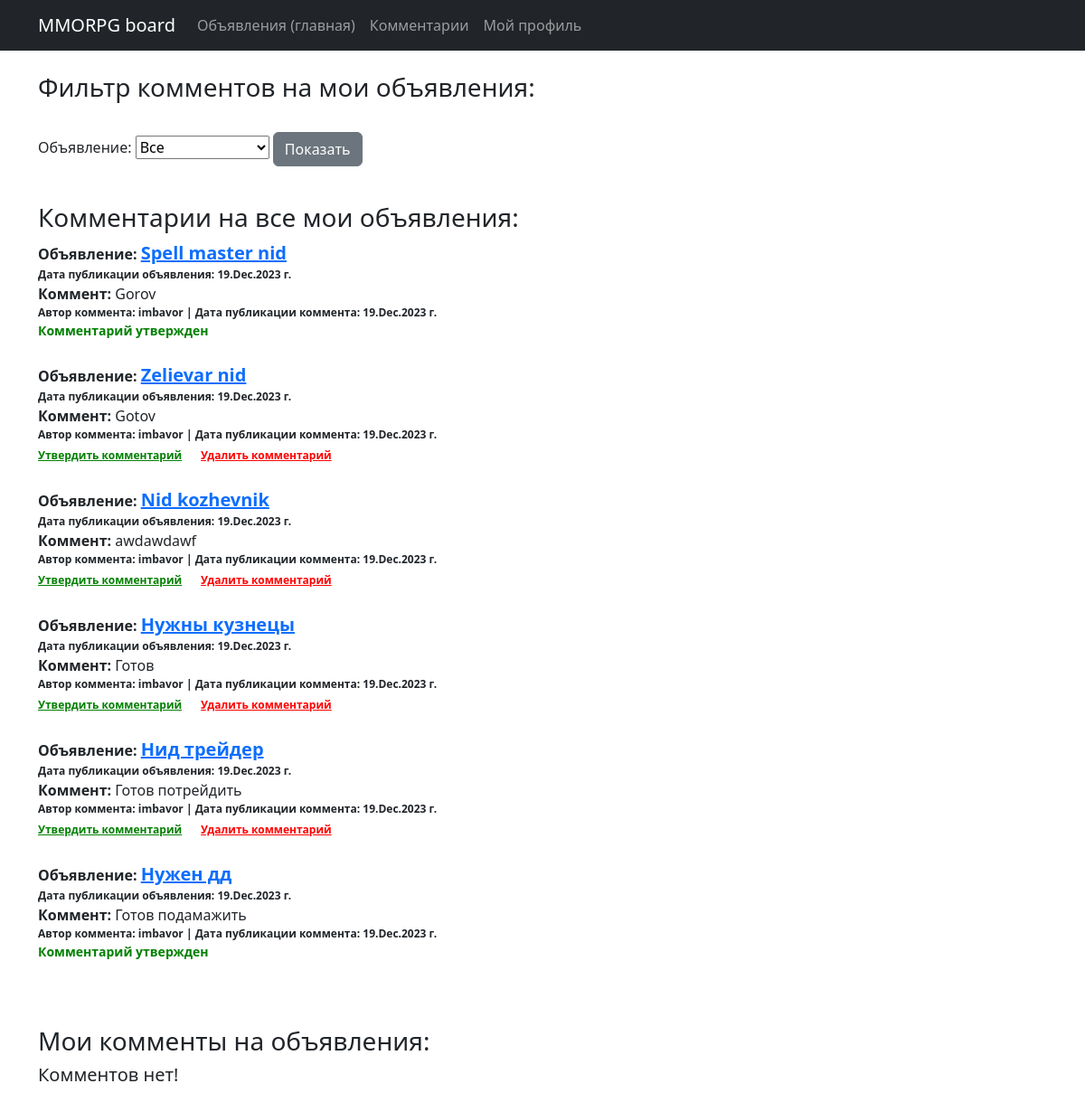
The app's page /comments (signed in) with its own data.
### board/models.py (models this page shows, shortened)
class Comment(models.Model):
    author = models.ForeignKey(User, on_delete=models.CASCADE)
    advertisement = models.ForeignKey(Advertisement, on_delete=models.CASCADE)
    time_create = models.DateTimeField(auto_now_add=True)
    text = models.TextField(verbose_name='Текст')
    moderation = models.BooleanField(default=False)

class Advertisement(models.Model):
    author = models.ForeignKey(User, on_delete=models.CASCADE)
    category = models.CharField(max_length=15, choices=categories, verbose_name='Категория')
    time_create = models.DateTimeField(auto_now_add=True)
    title = models.CharField(max_length=100, verbose_name='Заголовок')
    content = RichTextField()

### board/views.py (the view, shortened to what this page needs)
# urls.py: path('comments', Comments.as_view(), name='comments'),
class Comments(LoginRequiredMixin, ListView):
    model = Comment
    template_name = 'comments.html'
    context_object_name = 'comments'
    def get_context_data(self, **kwargs):
        context = super(Comments, self).get_context_data(**kwargs)
        global title
        if self.kwargs.get('pk') and Advertisement.objects.filter(id=self.kwargs.get('pk')).exists():
            title = str(Advertisement.objects.get(id=self.kwargs.get('pk')).title)
            print(title)
        context['form'] = CommentFilterForm(self.request.user, initial={'title': title})
        context['title'] = title
        if title:
            advertisement_id = Advertisement.objects.get(title=title)
            context['filter_comments'] = list(Comment.objects.filter(advertisement_id=advertisement_id).order_by('-time_create'))
            context['comment_advertisement_id'] = advertisement_id.id
        else:
            context['filter_comments'] = list(Comment.objects.filter(advertisement_id__author_id=self.request.user).order_by('-time_create'))
        context['mycomments'] = list(Comment.objects.filter(author_id=self.request.user).order_by('-time_create'))
        return context

### board/forms.py
class CommentFilterForm(forms.Form):
    def __init__(self, user, *args, **kwargs):
        super(CommentFilterForm, self).__init__(*args, **kwargs)
        self.fields['title'] = forms.ModelChoiceField(
            label='Объявление',
            queryset=Advertisement.objects.filter(author_id=user.id).order_by('-time_create').values_list('title', flat=True),
            empty_label="Все",
            required=False
        )

### templates/comments.html (shortened to what this page needs)
{% extends 'default.html' %}
{% block content %}
    <br>
    <h3>Фильтр комментов на мои объявления:</h3><br>
	<form method="POST">
        {{ form }}
		<input class="btn btn-secondary" type="submit" value="Показать">
	</form><br>
    {% if title %}
        <h3>Комменты на мое объявление</h3>
        <a href="/advertisement/{{ comment_post_id }}" style="font-size: 20px;"><b>{{ title }}:</b></a><br>
        {% if filter_comments %}
            {% for comment in filter_comments %}
                <a><b>Отклик: </b></a>{{ comment.text }}<br>
                <span style="font-size: 12px;"><b>Автор отклика: {{ comment.author.username }} |
                    дата публикации отклика: {{ comment.time_create|date:'d.M.Y' }} г.</b></span><br>
                {% if comment.moderation == False %}
                    <a href="/comment/accept/{{ comment.id }}" style="font-size: 12px; color:green"><b>Утвердить комментарий</b></a>
                    <a>&nbsp;&nbsp;&nbsp;</a>
                    <a href="/comment/delete/{{ comment.id }}" style="font-size: 12px; color:red"><b>Удалить комментарий</b></a>
                {% else %}
                    <a style="font-size: 14px; color:green"><b>Комментарий утвержден</b></a>
                {% endif %}
                <br><br>
            {% endfor %}
        {% else %}
            <br>
            <h5>Комментариев нет!</h5>
        {% endif %}
    {% else %}
        <h3>Комментарии на все мои объявления:</h3>
        {% if filter_comments %}
            {% for comment in filter_comments %}
                <a><b>Объявление:</b></a>
                <a href="/advertisement/{{ comment.advertisement_id }}" style="font-size: 20px;"><b>{{ comment.advertisement.title }}</b></a><br>
                <span style="font-size: 12px;"><b>Дата публикации объявления: {{ comment.advertisement.time_create|date:'d.M.Y' }} г.</b>
                </span><br>
                <a><b>Коммент: </b></a>{{ comment.text }}<br>
                <span style="font-size: 12px;"><b>Автор коммента: {{ comment.author.username }} |
                    Дата публикации коммента: {{ comment.time_create|date:'d.M.Y' }} г.</b></span><br>
                {% if comment.moderation == False %}
                    <a href="/comment/accept/{{ comment.id }}" style="font-size: 12px; color:green"><b>Утвердить комментарий</b></a>
                    <a>&nbsp;&nbsp;&nbsp;</a>
                    <a href="/comment/delete/{{ comment.id }}" style="font-size: 12px; color:red"><b>Удалить комментарий</b></a>
                {% else %}
                    <a style="font-size: 14px; color:green"><b>Комментарий утвержден</b></a>
                {% endif %}
                <br><br>
            {% endfor %}
        {% else %}
            <h5>Комментов нет!</h5>
        {% endif %}
    {% endif %}
    <br><br>
    <h3>Мои комменты на объявления:</h3>
    {% if mycomments %}
        {% for comment in mycomments %}
            <a><b>Объявление:</b></a>
            <a href="/advertisement/{{ comment.advertisement_id }}" style="font-size: 20px;"><b>{{ comment.advertisement.title }}</b></a><br>
            <span style="font-size: 12px;"><b>Автор объявления:  {{ comment.advertisement.author.username }} |
                Дата публикации объявления: {{ comment.advertisement.time_create|date:'d.M.Y' }} г.</b></span><br>
            <a><b>Мой коммент:</b></a>
            {{ comment.text }}<br>
            <span style="font-size: 12px;"><b>Дата публикации коммента: {{ comment.time_create|date:'d.M.Y' }} г.</b></span><br>
            {% if comment.moderation == True %}
                <a style="font-size: 14px; color:green"><b>Автор объявления утвердил комментарий!</b></a>
            {% else %}
                <a style="font-size: 14px; color:red"><b>Автор объявления пока не утвердил комментарий!</b></a>
            {% endif %}
        <br><br>
        {% endfor %}
    {% else %}
        <h5>Комментов нет!</h5>
    {% endif %}
{% endblock content %}

### records on screen
Comment: advertisement "Spell master nid", advertisement.time_create "19.Dec.2023", text "Gorov", author.username "imbavor", time_create "19.Dec.2023", moderation "Комментарий утвержден"
Comment: advertisement "Zelievar nid", advertisement.time_create "19.Dec.2023", text "Gotov", author.username "imbavor", time_create "19.Dec.2023"
Comment: advertisement "Nid kozhevnik", advertisement.time_create "19.Dec.2023", text "awdawdawf", author.username "imbavor", time_create "19.Dec.2023"
Comment: advertisement "Нужны кузнецы", advertisement.time_create "19.Dec.2023", text "Готов", author.username "imbavor", time_create "19.Dec.2023"
Comment: advertisement "Нид трейдер", advertisement.time_create "19.Dec.2023", text "Готов потрейдить", author.username "imbavor", time_create "19.Dec.2023"
Comment: advertisement "Нужен дд", advertisement.time_create "19.Dec.2023", text "Готов подамажить", author.username "imbavor", time_create "19.Dec.2023", moderation "Комментарий утвержден"
